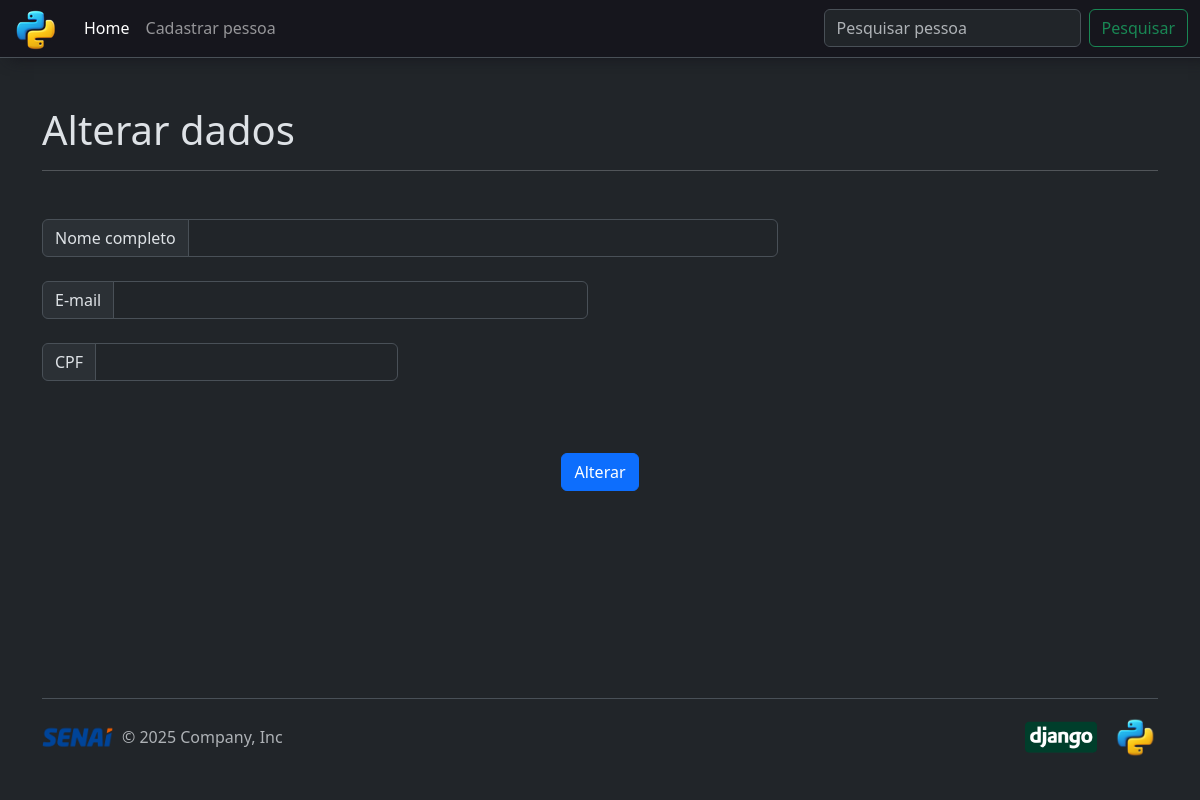
Page /crud_app/alterar/7/ on the earlier database version.
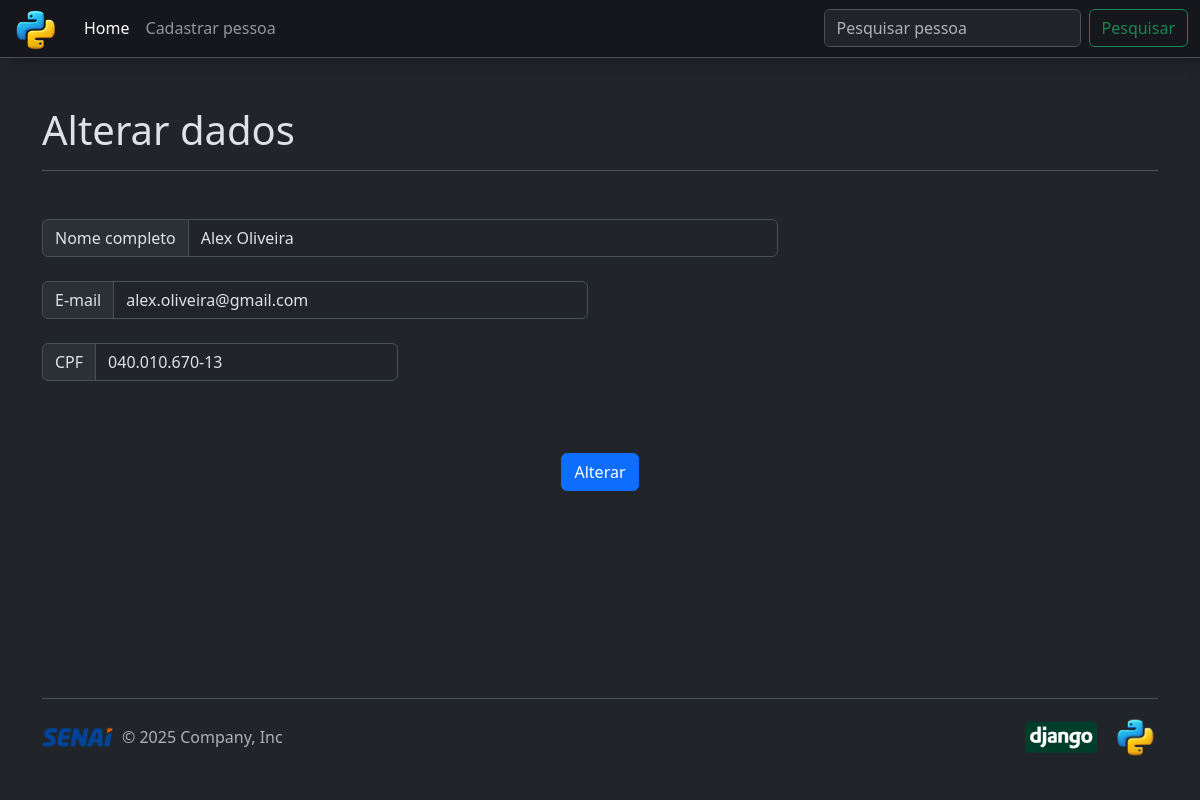
Same page on the later database version.
### crud_app/models.py (models this page shows, shortened)
class Pessoa(models.Model):
    id_pessoa = models.AutoField(primary_key=True)
    nome = models.CharField(max_length=255, null=False, blank=False)
    email = models.EmailField(unique=True, null=False, blank=False)
    cpf = models.CharField(max_length=14, unique=True, null=True, blank=True)

### crud_app/views.py (the view)
# urls.py: path('alterar/<int:id_pessoa>/', views.alterar_pessoa, name='alterar_pessoa'),
def alterar_pessoa(request, id_pessoa):
    pessoa = Pessoa.objects.get(id_pessoa=id_pessoa)
    if request.method == 'POST':
        pessoa.nome = request.POST.get('nome')
        pessoa.email = request.POST.get('email')
        pessoa.cpf = request.POST.get('cpf')
        pessoa.save()
        return redirect('home')
    return render(request, 'alterar.html', {'pessoa': pessoa})

### crud_app/templates/alterar.html (shortened to what this page needs)
{% extends 'base.html' %}
{% block content %}
{% load static %}
    <div class="container">
        <h1>Alterar dados</h1>
        <hr class="mb-5">
        <form action="{% url 'alterar_pessoa' pessoa.id_pessoa %}" method="POST">
            <div class="row">
                <div class="col-12 col-lg-8">
                    <div class="input-group mb-4">
                        <span class="input-group-text" id="inputGroup-sizing-default">Nome completo</span>
                        <input type="text" class="form-control" aria-label="Sizing example input" aria-describedby="inputGroup-sizing-default" name="nome" value="{{ pessoa.nome }}" required>
                    </div>
                </div>
            </div>
            <div class="row">
                <div class="col-12 col-lg-6">
                    <div class="input-group mb-4">
                        <span class="input-group-text" id="inputGroup-sizing-default">E-mail</span>
                        <input type="text" class="form-control" aria-label="Sizing example input" aria-describedby="inputGroup-sizing-default" name="email" value="{{ pessoa.email }}" required>
                    </div>
                </div>
            </div>
            <div class="row">
                <div class="col-12 col-md-6 col-lg-4">
                    <div class="input-group mb-4">
                        <span class="input-group-text" id="inputGroup-sizing-default">CPF</span>
                        <input type="text" class="form-control" aria-label="Sizing example input" aria-describedby="inputGroup-sizing-default" name="cpf" value="{{ pessoa.cpf }}" required>
                    </div>
                </div>
            </div>
            <div class="row">
                <div class="d-grid gap-2 d-md-flex justify-content-md-center">
                    <button type="submit" class="btn btn-primary mt-5 mb-5">Alterar</button>
                </div>
            </div>
        </form>
    </div>
{% endblock %}

Differences in the rows shown:
now on this page (row edited): Pessoa: nome "Alex Oliveira", email "alex.oliveira@gmail.com", cpf "040.010.670-13"
